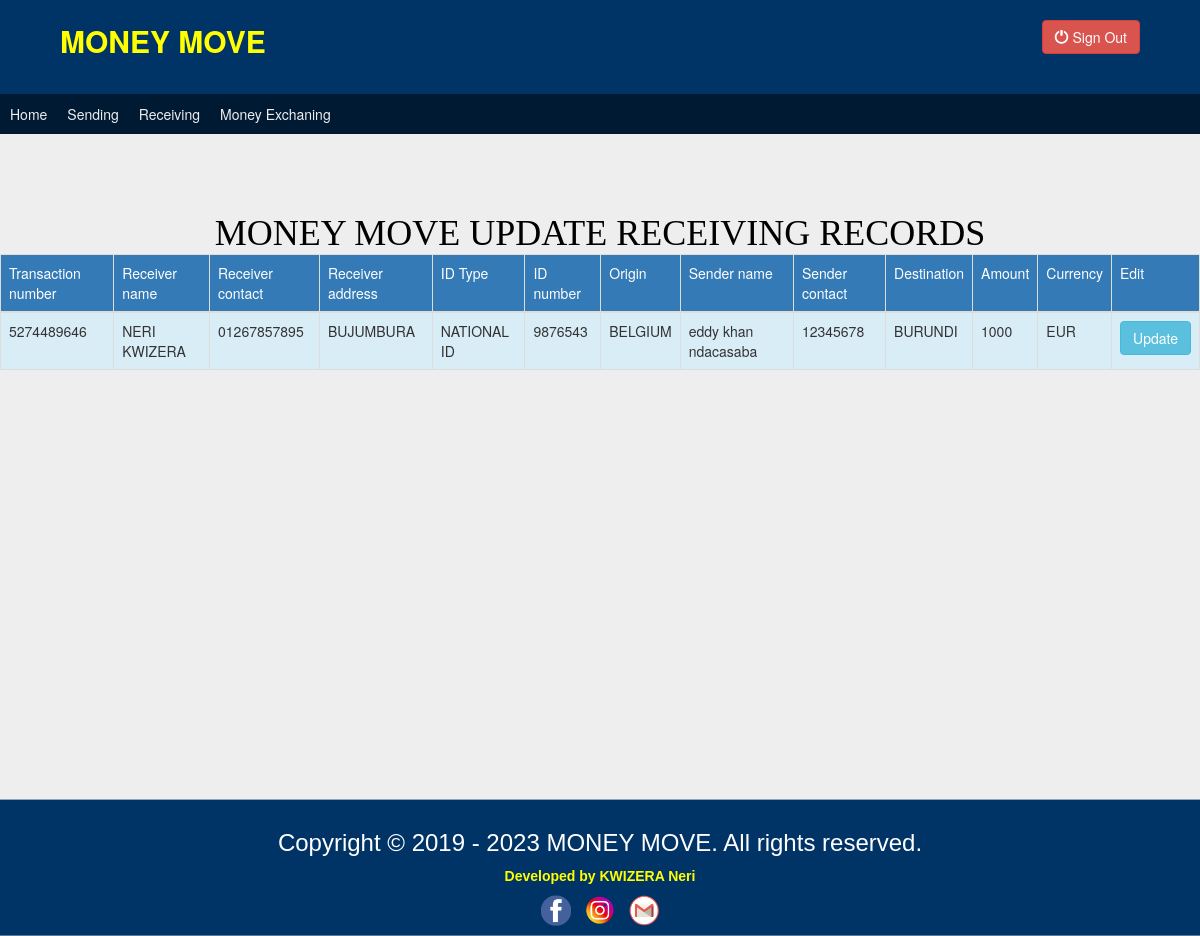
The app's page /receiverecords.php (signed in) with its own data.
### tables this page shows
CREATE TABLE `receive` (
  `id` int(11) NOT NULL,
  `code` varchar(15) NOT NULL,
  `r_name` varchar(50) NOT NULL,
  `r_contact` varchar(50) NOT NULL,
  `origin` varchar(50) NOT NULL,
  `r_address` varchar(50) NOT NULL,
  `r_idtype` varchar(25) NOT NULL,
  `r_idnum` varchar(25) NOT NULL,
  `s_name` varchar(50) NOT NULL,
  `s_contact` varchar(50) NOT NULL,
  `destination` varchar(50) NOT NULL,
  `amount` int(11) NOT NULL,
  `currency` varchar(15) NOT NULL,
  `receiving_time` timestamp NOT NULL DEFAULT current_timestamp() ON UPDATE current_timestamp()
);

### receiverecords.php (the view, shortened to what this page needs)
<!DOCTYPE html>
<html>
	<head>
		<link rel="stylesheet" type="text/css" href="../css/transfer.css">
		<link rel="stylesheet" type="text/css" href="../bootstrap/css/bootstrap.min.css">
	</head>
	<body>
		<div class="maincontent">
		<?php
			if(isset($_SESSION['admin']))
			{
				include 'includes/dbh.inc.php';
				include 'includes/login.php';
				include 'admin.nav.php';
			?>
			<div class="header">
				<h1>MONEY MOVE UPDATE RECEIVING RECORDS </h1>
			</div>
			<table class="table table-hover table-bordered">
				<thead>
					<tr class="bg-primary">
						<td>Transaction number</td>
						<td>Receiver name</td>
						<td>Receiver contact</td>
						<td>Receiver address</td>
						<td>ID Type</td>
						<td>ID number</td>
						<td>Origin</td>
						<td>Sender name</td>
						<td>Sender contact</td>
						<td>Destination</td>
						<td>Amount</td>
						<td>Currency</td>
						<td>Edit</td>
					</tr>
				</thead>
			<?php
				$sql = "SELECT * FROM receive";
				$result = mysqli_query($conn, $sql);
				$resultcheck = mysqli_num_rows($result);
				if($resultcheck < 1)
				{
			?>
			<?php
				echo '<tr>
						<td colspan=13>
							<h1 class="text-danger text-center">No records found</h1>
						</td>
					  </tr>';
				}
				else{
					while($row=mysqli_fetch_assoc($result))
					{
			?>
				<tr class="bg-info">
					<td><?php echo $row['code'] ?></td>
					<td><?php echo $row['r_name'] ?></td>
					<td><?php echo $row['r_contact'] ?></td>
					<td><?php echo $row['r_address'] ?></td>
					<td><?php echo $row['r_idtype'] ?></td>
					<td><?php echo $row['r_idnum'] ?></td>
					<td><?php echo $row['origin'] ?></td>
					<td><?php echo $row['s_name'] ?></td>
					<td><?php echo $row['s_contact'] ?></td>
					<td><?php echo $row['destination'] ?></td>
					<td><?php echo $row['amount'] ?></td>
					<td><?php echo $row['currency'] ?></td>
					<td>
						<a href="receiveupdating.php?update=<?php echo $row['id'] ?>" class= "btn btn-info">Update</a>
					</td>
				</tr>
			<?php
					}
				}
			?>
			</table>
		</div>
			<?php
			include 'includes/footer.php';
			}
			else{
				header("Location: index.php");
			}
		?>
	</body>
</html>

### css/transfer.css (style rules this page uses)
* { box-sizing: border-box; }
html { height: 100%; background-color: #eee; }
body { background-color: #eee; height: 100%; }
.header { height: 80px; padding: 60px 0px; color: black; text-align: center; font-family: georgian; }
.maincontent { margin-top:0px; height: 100%; background-color: #eee; }
.maincontent table { margin-bottom: 20px; }

### css/admindashboard.css (style rules this page uses)
html,body { height: 100%; }
.maincontent { height: 100%; }
* { box-sizing: border-box; }

### includes/footer.php (style rules this page uses)
* { box-sizing: border-box; }

### records on screen
receive: code "5274489646", r_name "NERI KWIZERA", r_contact "01267857895", r_address "BUJUMBURA", r_idtype "NATIONAL ID", r_idnum "9876543", origin "BELGIUM", s_name "eddy khan ndacasaba", s_contact "12345678", destination "BURUNDI", amount "1000", currency "EUR"
